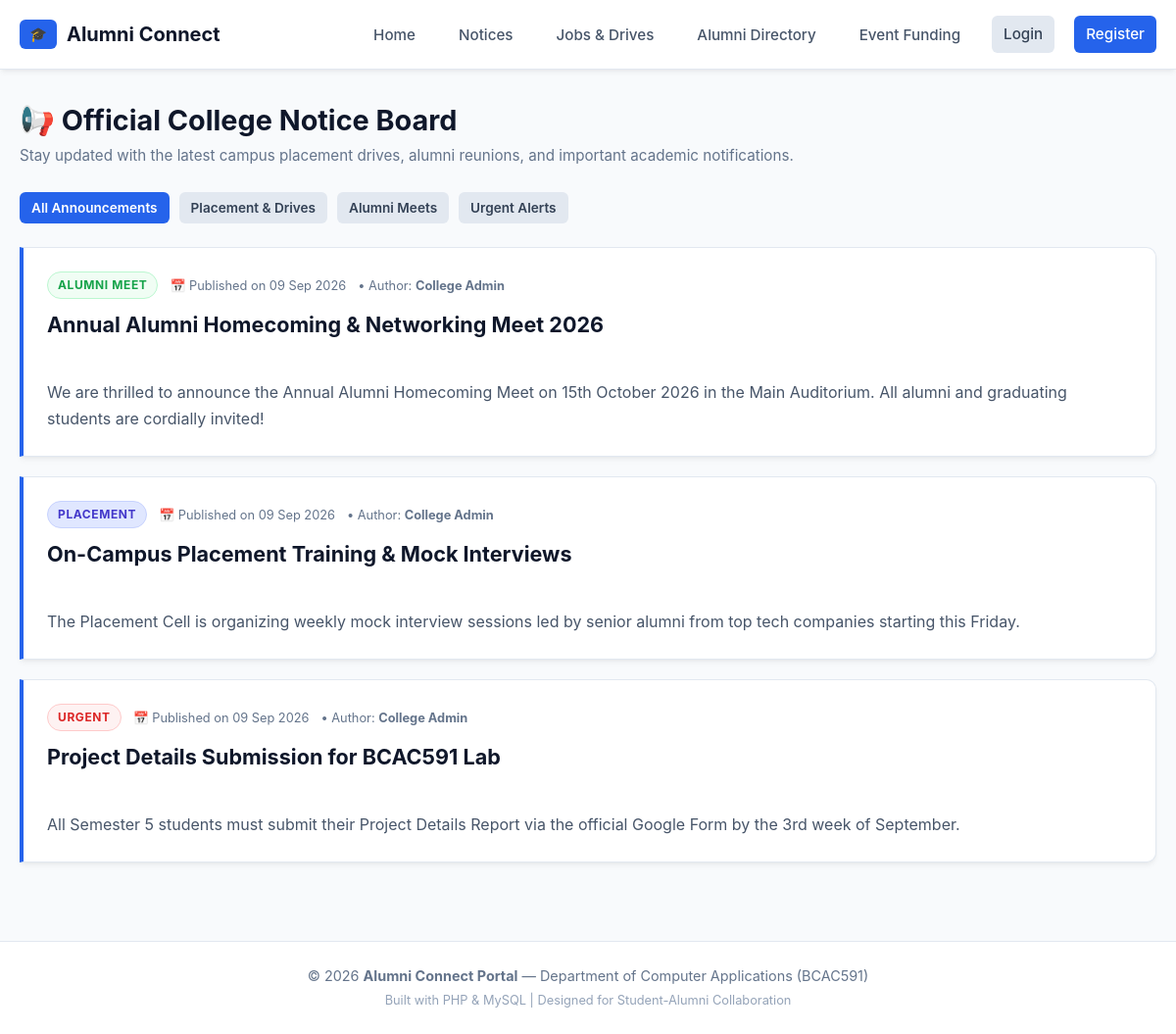
The page /notices.php on the database its author committed.
### tables this page shows
CREATE TABLE `notices` (
    `id` INT AUTO_INCREMENT PRIMARY KEY,
    `admin_id` INT NOT NULL,
    `title` VARCHAR(200) NOT NULL,
    `category` ENUM('General', 'Placement', 'Alumni Meet', 'Urgent') DEFAULT 'General',
    `content` TEXT NOT NULL,
    `created_at` TIMESTAMP DEFAULT CURRENT_TIMESTAMP,
    CONSTRAINT `fk_notices_admin` FOREIGN KEY (`admin_id`) REFERENCES `users` (`id`) ON DELETE CASCADE
);

CREATE TABLE `users` (
    `id` INT AUTO_INCREMENT PRIMARY KEY,
    `name` VARCHAR(100) NOT NULL,
    `email` VARCHAR(100) NOT NULL UNIQUE,
    `password` VARCHAR(255) NOT NULL,
    `role` ENUM('student', 'alumni', 'admin') NOT NULL DEFAULT 'student',
    `phone` VARCHAR(15) NULL,
    `department` VARCHAR(50) NOT NULL,
    `avatar` VARCHAR(255) DEFAULT 'default.png',
    `status` ENUM('active', 'inactive') DEFAULT 'active',
    `created_at` TIMESTAMP DEFAULT CURRENT_TIMESTAMP
);

### includes/functions.php (called while the page is built, shortened)
<?php
function e($string) {
    return htmlspecialchars((string)$string, ENT_QUOTES, 'UTF-8');
}
function base_url($path = '') {
    $base = '/Clg%20Project/Alumni-Connect-Portal';
    return $base . '/' . ltrim($path, '/');
}
function format_date($date_str) {
    $timestamp = strtotime($date_str);
    return date('d M Y', $timestamp);
}

### notices.php (the view, shortened to what this page needs)
<?php
require_once __DIR__ . '/config/db.php';
require_once __DIR__ . '/includes/functions.php';
$category_filter = $_GET['category'] ?? 'all';
$query = "SELECT n.*, u.name as admin_name FROM notices n JOIN users u ON n.admin_id = u.id";
$params = [];
$query .= " ORDER BY n.created_at DESC";
$stmt = $pdo->prepare($query);
$stmt->execute($params);
$notices = $stmt->fetchAll();
require_once __DIR__ . '/includes/header.php';
?>
<div class="page-header">
    <div>
        <h1>📢 Official College Notice Board</h1>
        <p>Stay updated with the latest campus placement drives, alumni reunions, and important academic notifications.</p>
    </div>
</div>
<div style="display: flex; gap: 10px; margin-bottom: 24px; flex-wrap: wrap;">
    <a href="<?= base_url('notices.php?category=all') ?>" class="btn btn-sm <?= ($category_filter === 'all') ? 'btn-primary' : 'btn-secondary' ?>">All Announcements</a>
    <a href="<?= base_url('notices.php?category=Placement') ?>" class="btn btn-sm <?= ($category_filter === 'Placement') ? 'btn-primary' : 'btn-secondary' ?>">Placement & Drives</a>
    <a href="<?= base_url('notices.php?category=Alumni Meet') ?>" class="btn btn-sm <?= ($category_filter === 'Alumni Meet') ? 'btn-primary' : 'btn-secondary' ?>">Alumni Meets</a>
    <a href="<?= base_url('notices.php?category=Urgent') ?>" class="btn btn-sm <?= ($category_filter === 'Urgent') ? 'btn-primary' : 'btn-secondary' ?>">Urgent Alerts</a>
</div>
<?php if (empty($notices)): ?>
    <div class="card" style="text-align: center; padding: 40px;">
        <p style="color: var(--text-muted);">No announcements published under this category.</p>
    </div>
<?php else: ?>
    <?php foreach ($notices as $n): ?>
        <div class="card notice-card" style="padding: 24px; margin-bottom: 20px;">
            <div class="notice-meta" style="margin-bottom: 10px;">
                <?php
                    $cat_badge = 'badge-pending';
                    if ($n['category'] === 'Urgent') $cat_badge = 'badge-rejected';
                    elseif ($n['category'] === 'Placement') $cat_badge = 'badge-shortlisted';
                    elseif ($n['category'] === 'Alumni Meet') $cat_badge = 'badge-referred';
                ?>
                <span class="badge <?= $cat_badge ?>"><?= e($n['category']) ?></span>
                <span>📅 Published on <?= format_date($n['created_at']) ?></span>
                <span>&bull; Author: <strong><?= e($n['admin_name']) ?></strong></span>
            </div>
            <h2 class="notice-title" style="font-size: 1.35rem; margin-bottom: 12px; color: var(--text);">
                <?= e($n['title']) ?>
            </h2>
            <div style="color: var(--secondary); font-size: 1rem; line-height: 1.7; white-space: pre-line;">
                <?= e($n['content']) ?>
            </div>
        </div>
    <?php endforeach; ?>
<?php endif; ?>
<?php require_once __DIR__ . '/includes/footer.php'; ?>

### assets/css/style.css (style rules this page uses)
:root { --primary: #2563eb; --primary-hover: #1d4ed8; --primary-light: #eff6ff; --secondary: #475569; --success: #16a34a; --success-light: #f0fdf4; --warning: #d97706; --warning-light: #fffbeb; --danger: #dc2626; --danger-light: #fef2f2; --bg: #f8fafc; --card-bg: #ffffff; --border: #e2e8f0; --text: #0f172a; --text-muted: #64748b; --radius: 10px; --shadow: 0 4px 6px -1px rgba(0, 0, 0, 0.05), 0 2px 4px -2px rgba(0, 0, 0, 0.05); --shadow-md: 0 10px 15px -3px rgba(0, 0, 0, 0.08), 0 4px 6px -4px rgba(0, 0, 0, 0.04); }
* { margin: 0; padding: 0; box-sizing: border-box; font-family: -apple-system, BlinkMacSystemFont, 'Segoe UI', Roboto, 'Helvetica Neue', Arial, sans-serif; }
body { background-color: var(--bg); color: var(--text); min-height: 100vh; display: flex; flex-direction: column; line-height: 1.5; }
a { color: var(--primary); text-decoration: none; transition: color 0.2s; }
.page-header { display: flex; justify-content: space-between; align-items: center; margin-bottom: 25px; flex-wrap: wrap; gap: 15px; }
.page-header h1 { font-size: 1.8rem; font-weight: 700; color: var(--text); }
.page-header p { color: var(--text-muted); font-size: 0.95rem; margin-top: 4px; }
.card { background: var(--card-bg); border: 1px solid var(--border); border-radius: var(--radius); padding: 24px; box-shadow: var(--shadow); margin-bottom: 24px; }
.btn { display: inline-flex; align-items: center; justify-content: center; gap: 8px; padding: 10px 20px; border-radius: 6px; font-size: 0.95rem; font-weight: 600; border: none; cursor: pointer; transition: all 0.2s; text-decoration: none; }
.btn-primary { background: var(--primary); color: white !important; }
.btn-secondary { background: #e2e8f0; color: #334155 !important; }
.btn-sm { padding: 6px 12px; font-size: 0.85rem; }
.badge { display: inline-block; padding: 4px 10px; border-radius: 999px; font-size: 0.75rem; font-weight: 700; text-transform: uppercase; letter-spacing: 0.05em; }
.badge-shortlisted { background: #e0e7ff; color: #4338ca; border: 1px solid #c7d2fe; }
.badge-referred { background: var(--success-light); color: var(--success); border: 1px solid #bbf7d0; }
.badge-rejected { background: var(--danger-light); color: var(--danger); border: 1px solid #fecaca; }
.notice-card { border-left: 4px solid var(--primary); padding: 16px 20px; background: white; border-radius: 0 var(--radius) var(--radius) 0; margin-bottom: 16px; border-top: 1px solid var(--border); border-right: 1px solid var(--border); border-bottom: 1px solid var(--border); }
.notice-meta { display: flex; align-items: center; gap: 12px; font-size: 0.8rem; color: var(--text-muted); margin-bottom: 6px; }
.notice-title { font-size: 1.1rem; font-weight: 700; color: var(--text); margin-bottom: 6px; }

### rows shown on the page
notices: category "ALUMNI MEET", created_at "09 Sep 2026", admin.name "College Admin", title "Annual Alumni Homecoming & Networking Meet 2026", content "We are thrilled to announce the Annual Alumni Homecoming Meet on 15th October 2026 in the Main Auditorium. All alumni and graduating students are cordially invited!"
notices: category "PLACEMENT", created_at "09 Sep 2026", admin.name "College Admin", title "On-Campus Placement Training & Mock Interviews", content "The Placement Cell is organizing weekly mock interview sessions led by senior alumni from top tech companies starting this Friday."
notices: category "URGENT", created_at "09 Sep 2026", admin.name "College Admin", title "Project Details Submission for BCAC591 Lab", content "All Semester 5 students must submit their Project Details Report via the official Google Form by the 3rd week of September."
